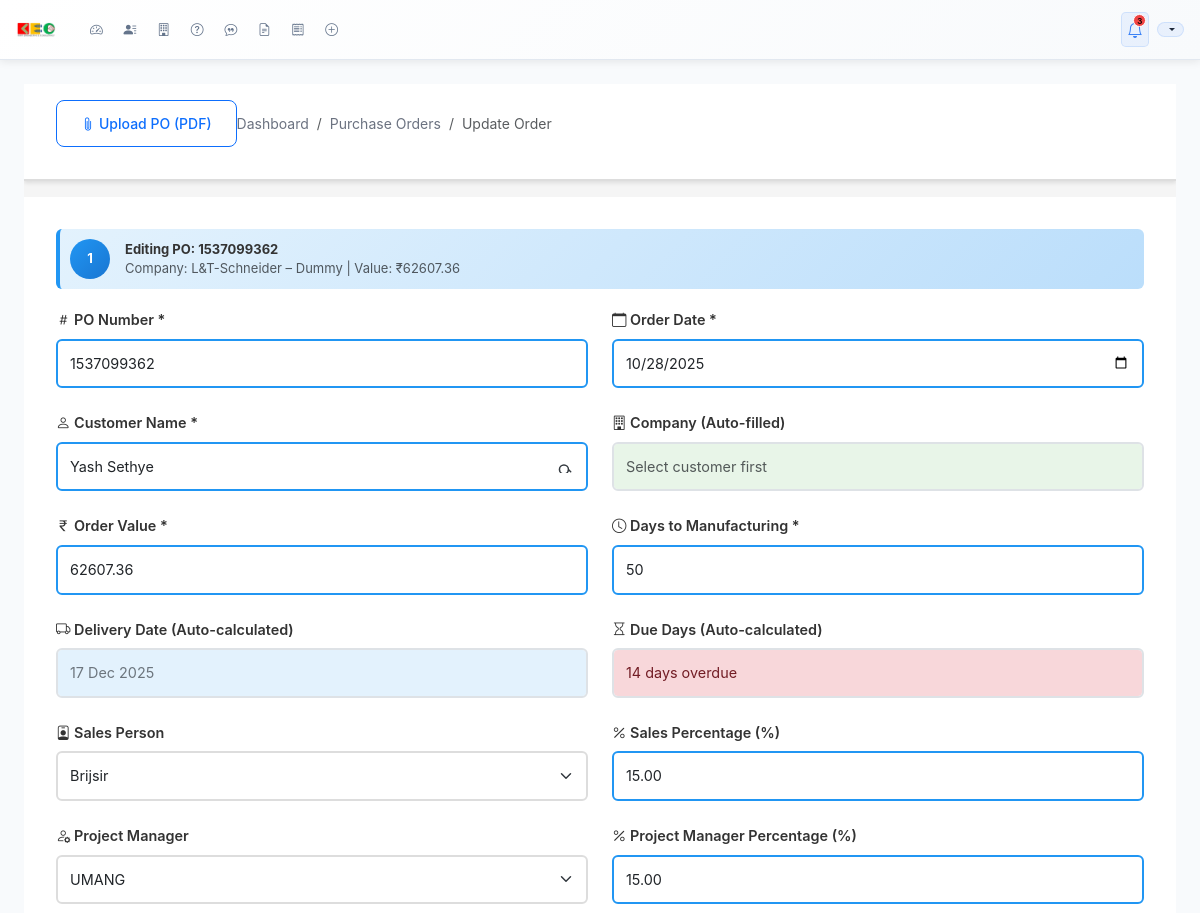
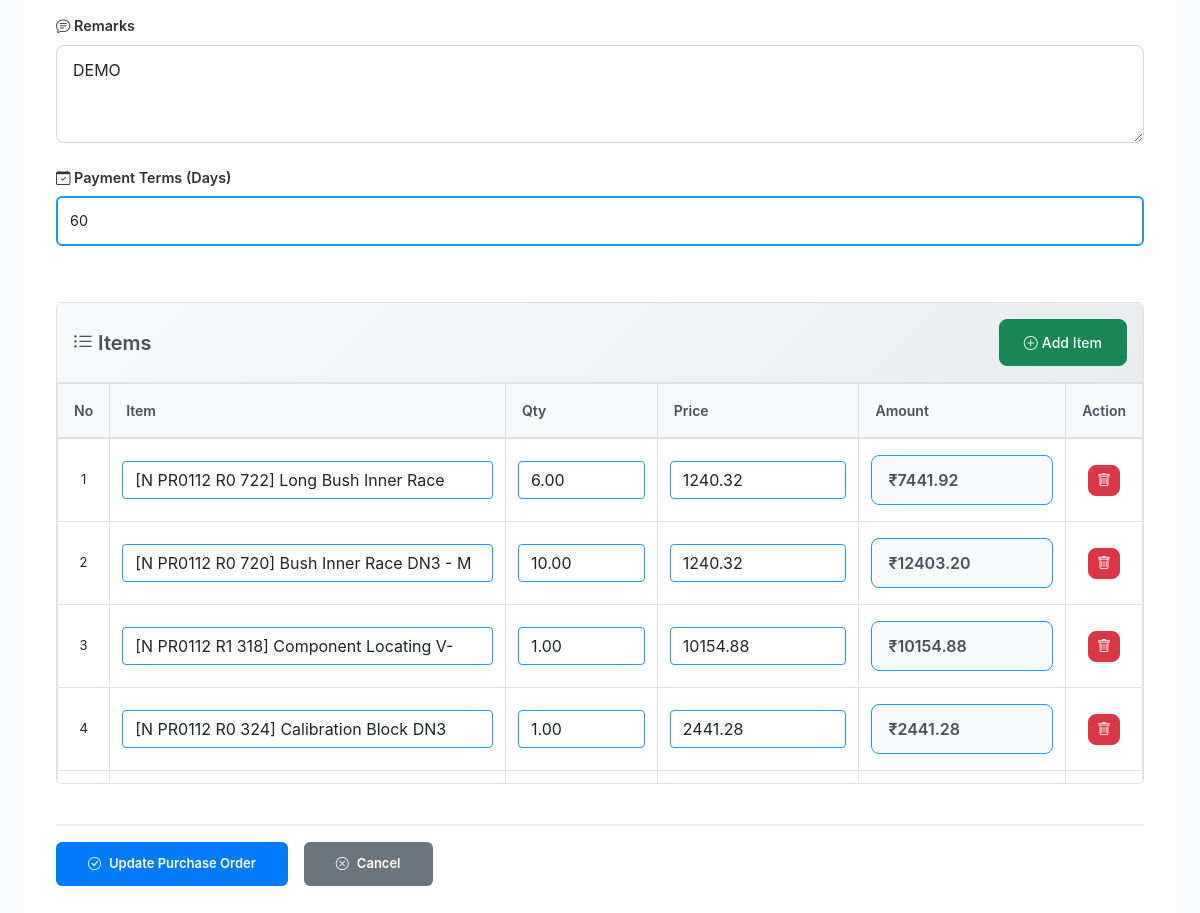
The page /purchase-orders/edit/7/ (signed in) on the database its author committed (2 pictures, top to bottom).
### dashboard/models.py (models this page shows, shortened)
class PurchaseOrder(models.Model):
    po_number = models.CharField(max_length=50, verbose_name="PO Number")
    order_date = models.DateField(verbose_name="Order Date")
    company = models.ForeignKey(Contact, on_delete=models.CASCADE, verbose_name="Company", related_name='purchase_orders')
    customer_name = models.CharField(max_length=200, verbose_name="Customer Name")
    order_value = models.DecimalField(max_digits=12, decimal_places=2, verbose_name="Order Value")
    days_to_mfg = models.PositiveIntegerField(verbose_name="Days to Manufacturing")
    delivery_date = models.DateField(verbose_name="Delivery Date", blank=True, null=True)
    due_days = models.IntegerField(verbose_name="Due Days", blank=True, null=True, help_text="Positive: days remaining, Negative: days overdue")
    remarks = models.TextField(blank=True, null=True, verbose_name="Remarks")
    payment_terms = models.PositiveIntegerField(
        blank=True,
        null=True,
        verbose_name="Payment Terms (Days)",
        help_text="Enter payment terms in days (e.g., 45 for 45 days)"
    )
    sales_person = models.ForeignKey(
        User,
        on_delete=models.SET_NULL,
        null=True,
        blank=True,
        related_name='sales_orders',
        limit_choices_to={'userprofile__roles__contains': 'sales'},
        verbose_name="Sales Person"
    )
    sales_percentage = models.DecimalField(
        max_digits=5,
        decimal_places=2,
        null=True,
        blank=True,
        verbose_name="Sales Percentage (%)",
        help_text="Enter percentage (e.g., 5.50 for 5.5%)"
    )
    project_manager = models.ForeignKey(
        User,
        on_delete=models.SET_NULL,
        null=True,
        blank=True,
        related_name='managed_orders',
        limit_choices_to={'userprofile__roles__contains': 'project_manager'},
        verbose_name="Project Manager"
    )
    project_manager_percentage = models.DecimalField(
        max_digits=5,
        decimal_places=2,
        null=True,
        blank=True,
        verbose_name="Project Manager Percentage (%)",
        help_text="Enter percentage (e.g., 3.25 for 3.25%)"
    )
    created_at = models.DateTimeField(auto_now_add=True)
    updated_at = models.DateTimeField(auto_now=True)
    class Meta:
        verbose_name = "Purchase Order"
        verbose_name_plural = "Purchase Orders"
        ordering = ['-created_at']

class Contact(models.Model):
    contact_name = models.CharField(max_length=200, verbose_name="Client/Contact Name")
    email_1 = models.EmailField(verbose_name="Primary Email Address")
    email_2 = models.EmailField(verbose_name="Secondary Email Address", blank=True, null=True)
    phone_1 = models.CharField(max_length=20, verbose_name="Primary Phone Number")
    phone_2 = models.CharField(max_length=20, verbose_name="Secondary Phone Number", blank=True, null=True)
    phone_3 = models.CharField(max_length=20, verbose_name="Tertiary Phone Number", blank=True, null=True)
    company = models.ForeignKey(Company, on_delete=models.CASCADE, verbose_name="Company")
    location_city = models.CharField(max_length=100, verbose_name="Location (City)", blank=True)
    individual_address = models.TextField(verbose_name="Individual Address")
    customer_name = models.CharField(max_length=200, verbose_name="Customer Name", blank=True, null=True)
    email = models.EmailField(verbose_name="Email Address", blank=True, null=True)  # Legacy field
    plant = models.CharField(max_length=100, verbose_name="Plant Location", blank=True, null=True)
    address = models.TextField(verbose_name="Address", blank=True, null=True)
    created_at = models.DateTimeField(auto_now_add=True)
    updated_at = models.DateTimeField(auto_now=True)
    class Meta:
        verbose_name = "Contact"
        verbose_name_plural = "Contacts"
        ordering = ['-created_at']

class Company(models.Model):
    company_name = models.CharField(max_length=200, verbose_name="Company Name")
    city_1 = models.CharField(max_length=100, verbose_name="Primary City")
    city_2 = models.CharField(max_length=100, verbose_name="Secondary City", blank=True, null=True)
    address_1 = models.TextField(verbose_name="Primary Address")
    address_2 = models.TextField(verbose_name="Secondary Address", blank=True, null=True)
    address_3 = models.TextField(verbose_name="Tertiary Address", blank=True, null=True)
    created_at = models.DateTimeField(auto_now_add=True)
    updated_at = models.DateTimeField(auto_now=True)
    def __str__(self):
        return f"{self.company_name} – {self.city_1}"
    class Meta:
        verbose_name = "Company"
        verbose_name_plural = "Companies"
        ordering = ['company_name', 'city_1']
        unique_together = ['company_name', 'city_1']

### dashboard/views.py (the view)
# urls.py: path('purchase-orders/edit/<int:order_id>/', views.purchase_order_edit_view, name='purchase_order_edit'),
@login_required
def purchase_order_edit_view(request, order_id):
    order = get_object_or_404(PurchaseOrder, id=order_id)
    if request.method == 'POST':
        form = PurchaseOrderForm(request.POST, instance=order)
        if form.is_valid():
            order = form.save()
            items_data_json = request.POST.get('items_data')
            print(f"DEBUG EDIT: Received items_data: {items_data_json}")
            if items_data_json:
                try:
                    items_data = json.loads(items_data_json)
                    print(f"DEBUG EDIT: Parsed items_data: {items_data}")
                    order.items.all().delete()
                    print(f"DEBUG EDIT: Cleared existing items")
                    total_amount = 0
                    for item_data in items_data:
                        if item_data.get('item_name') and item_data.get('quantity') and item_data.get('price'):
                            item_name = item_data['item_name']
                            material_code = ''
                            if item_name.startswith('[') and ']' in item_name:
                                parts = item_name.split(']', 1)
                                material_code = parts[0][1:]  # Remove the opening bracket
                                item_name = parts[1].strip() if len(parts) > 1 else item_name
                            item = PurchaseOrderItem.objects.create(
                                purchase_order=order,
                                material_code=material_code,
                                item_name=item_name,
                                quantity=float(item_data['quantity']),
                                price=float(item_data['price'])
                            )
                            total_amount += float(item.amount)
                            print(f"DEBUG EDIT: Created item: {item}")
                    if total_amount > 0:
                        order.order_value = total_amount
                        order.save()
                        print(f"DEBUG EDIT: Updated order value to: {total_amount}")
                except (json.JSONDecodeError, ValueError) as e:
                    print(f"DEBUG EDIT: Error processing items: {str(e)}")
                    messages.warning(request, f'Items data could not be processed: {str(e)}')
            else:
                print("DEBUG EDIT: No items_data received in POST")
            messages.success(request, f'Purchase Order {order.po_number} updated successfully!')
            return redirect('dashboard:purchase_order_management')
        else:
            messages.error(request, 'Please correct the errors below.')
    else:
        form = PurchaseOrderForm(instance=order)
    return render(request, 'dashboard/purchase_order_form.html', {
        'form': form,
        'title': f'Edit Purchase Order: {order.po_number}',
        'action': 'Update',
        'order_obj': order,
        'is_edit': True
    })

### dashboard/templates/dashboard/purchase_order_form.html (shortened to what this page needs)
{% extends 'dashboard/base.html' %}
{% block body_class %}scrollable-page{% endblock %}
{% block content %}
<div class="simple-form-page">
    <div class="simple-form-wrapper">
        <div class="simple-header">
            <div class="d-flex justify-content-between align-items-center mb-3">
                <div class="position-relative">
                    <button type="button" class="btn btn-outline-primary btn-sm" id="uploadPoBtn">
                        <i class="bi bi-paperclip me-1"></i>Upload PO (PDF)
                    </button>
                </div>
                <nav aria-label="breadcrumb">
                    <ol class="breadcrumb mb-0">
                        <li class="breadcrumb-item"><a href="{% url 'dashboard:index' %}">Dashboard</a></li>
                        <li class="breadcrumb-item"><a href="{% url 'dashboard:purchase_order_management' %}">Purchase Orders</a></li>
                        <li class="breadcrumb-item active">{{ action }} Order</li>
                    </ol>
                </nav>
            </div>
        </div>
        <div class="simple-form-container">
            {% if is_edit and order_obj %}
                <div class="edit-indicator">
                    <div class="user-initial">{{ order_obj.po_number|first|upper }}</div>
                    <div>
                        <strong>Editing PO: {{ order_obj.po_number }}</strong>
                        <div class="text-muted">Company: {{ order_obj.company.company }} | Value: ₹{{ order_obj.order_value }}</div>
                    </div>
                </div>
            {% endif %}
            <form method="post" class="simple-form" id="po-form">
                <div class="form-row">
                    <div class="form-group">
                        <label for="{{ form.po_number.id_for_label }}"><i class="bi bi-hash"></i> PO Number *</label>
                        {{ form.po_number }}
                    </div>
                    <div class="form-group">
                        <label for="{{ form.order_date.id_for_label }}"><i class="bi bi-calendar"></i> Order Date *</label>
                        {{ form.order_date }}
                    </div>
                </div>
                <div class="form-row">
                    <div class="form-group">
                        <label for="{{ form.customer_name_select.id_for_label }}"><i class="bi bi-person"></i> Customer Name *</label>
                        {{ form.customer_name_select }}
                    </div>
                    <div class="form-group">
                        <label for="company-display"><i class="bi bi-building"></i> Company (Auto-filled)</label>
                        <input type="text" id="company-display" class="form-control" readonly placeholder="Select customer first">
                    </div>
                </div>
                <div class="form-row">
                    <div class="form-group">
                        <label for="{{ form.order_value.id_for_label }}"><i class="bi bi-currency-rupee"></i> Order Value *</label>
                        {{ form.order_value }}
                    </div>
                    <div class="form-group">
                        <label for="{{ form.days_to_mfg.id_for_label }}"><i class="bi bi-clock"></i> Days to Manufacturing *</label>
                        {{ form.days_to_mfg }}
                    </div>
                </div>
                <div class="form-row">
                    <div class="form-group">
                        <label for="delivery-date-display"><i class="bi bi-truck"></i> Delivery Date (Auto-calculated)</label>
                        <input type="text" id="delivery-date-display" class="form-control" readonly placeholder="Will be calculated">
                    </div>
                    <div class="form-group">
                        <label for="due-days-display"><i class="bi bi-hourglass"></i> Due Days (Auto-calculated)</label>
                        <input type="text" id="due-days-display" class="form-control" readonly placeholder="Will be calculated">
                    </div>
                </div>
                <div class="form-row">
                    <div class="form-group">
                        <label for="{{ form.sales_person.id_for_label }}"><i class="bi bi-person-badge"></i> Sales Person</label>
                        {{ form.sales_person }}
                    </div>
                    <div class="form-group">
                        <label for="{{ form.sales_percentage.id_for_label }}"><i class="bi bi-percent"></i> Sales Percentage (%)</label>
                        {{ form.sales_percentage }}
                    </div>
                </div>
                <div class="form-row">
                    <div class="form-group">
                        <label for="{{ form.project_manager.id_for_label }}"><i class="bi bi-person-gear"></i> Project Manager</label>
                        {{ form.project_manager }}
                    </div>
                    <div class="form-group">
                        <label for="{{ form.project_manager_percentage.id_for_label }}"><i class="bi bi-percent"></i> Project Manager Percentage (%)</label>
                        {{ form.project_manager_percentage }}
                    </div>
                </div>
                <div class="form-group">
                    <label for="{{ form.remarks.id_for_label }}"><i class="bi bi-chat-text"></i> Remarks</label>
                    {{ form.remarks }}
                </div>
                <div class="form-group">
                    <label for="{{ form.payment_terms.id_for_label }}"><i class="bi bi-calendar-check"></i> Payment Terms (Days)</label>
                    {{ form.payment_terms }}
                </div>
                <div class="items-section">
                    <div class="section-header">
                        <h5><i class="bi bi-list-ul"></i> Items</h5>
                        <button type="button" class="btn btn-sm btn-success" id="add-item-btn">
                            <i class="bi bi-plus-circle me-1"></i>Add Item
                        </button>
                    </div>
                    <div class="items-table-container">
                        <table class="table table-bordered" id="items-table">
                            <thead>
                                <tr>
                                    <th width="8%">No</th>
                                    <th width="40%">Item</th>
                                    <th width="15%">Qty</th>
                                    <th width="20%">Price</th>
                                    <th width="20%">Amount</th>
                                    <th width="7%">Action</th>
                                </tr>
                            </thead>
                            <tbody id="items-tbody">
                            </tbody>
                        </table>
                    </div>
                </div>
                <div class="form-actions">
                    <button type="submit" class="btn-primary">
                        <i class="bi bi-check-circle me-2"></i>{{ action }} Purchase Order
                    </button>
                    <a href="{% url 'dashboard:purchase_order_management' %}" class="btn-secondary">
                        <i class="bi bi-x-circle me-2"></i>Cancel
                    </a>
                </div>
            </form>
        </div>
    </div>
</div>
{% endblock %}

### rows shown on the page
PurchaseOrder: po_number|first "1", po_number "1537099362", company.company "L&T-Schneider – Dummy", order_value "62607.36", order_date "10/28/2025", days_to_mfg "50", sales_person "Brijsir", sales_percentage "15.00", project_manager "UMANG", project_manager_percentage "15.00", remarks "DEMO", payment_terms "60"

### other values the page prints
{{ action }} "Update"
